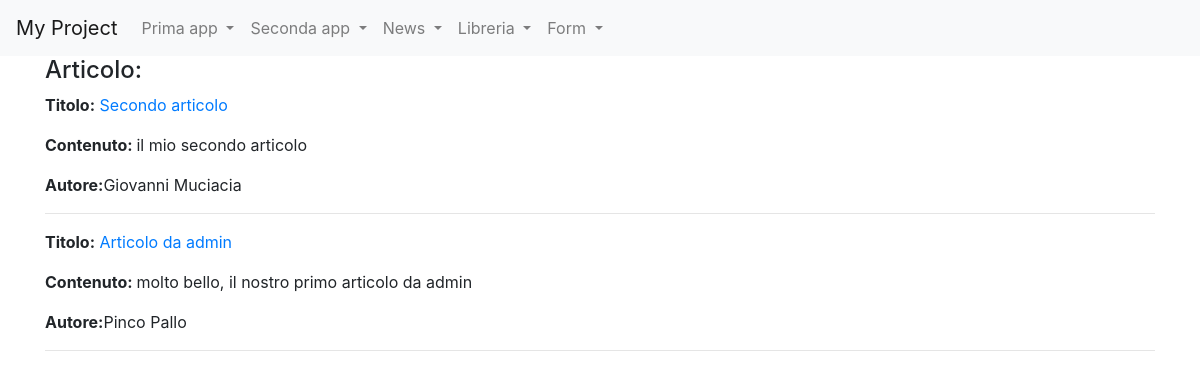
/news/lista_articoli/, run on the app's committed database.
### news/models.py (models this page shows, shortened)
class Articolo (models.Model):
    titolo= models.CharField(max_length=100)
    contenuto= models.TextField()
    giornalista= models.ForeignKey(Giornalista, on_delete=models.CASCADE, related_name="articoli")
    class Meta:
        verbose_name="Articolo"
        verbose_name_plural="Articoli"

class Giornalista(models.Model):
    nome= models.CharField(max_length=20)
    cognome= models.CharField(max_length=20)
    def __str__(self):
        return self.nome + " " + self.cognome
    class Meta:
        verbose_name="Giornalista"
        verbose_name_plural="Giornalisti"

### news/views.py (the view)
# urls.py: path("lista_articoli/", ArticoloListView.as_view(), name="lista_articoli"),
class ArticoloListView(ListView):
    model=Articolo
    template_name="lista_articoli.html"
    def get_context_data(self, **kwargs):
        context=super().get_context_data(**kwargs)
        context["articoli"]= Articolo.objects.all()
        return context

### news/templates/lista_articoli.html (shortened to what this page needs)
{% extends 'base.html'%}
{%block content%}
    <h4>Articolo: </h4>
    {% for articolo in articoli %}
        <p><strong>Titolo:</strong><a href="/news/articoli/{{articolo.id}}"> {{articolo.titolo}}</a></p>
        <p><strong>Contenuto: </strong>{{articolo.contenuto}}</p>
        <p><strong>Autore:</strong>{{ articolo.giornalista}}</p>
        <hr>
    {% endfor %}
{% endblock content %}

### data on the page
Articolo: titolo "Secondo articolo", contenuto "il mio secondo articolo", giornalista "Giovanni Muciacia"
Articolo: titolo "Articolo da admin", contenuto "molto bello, il nostro primo articolo da admin", giornalista "Pinco Pallo"
